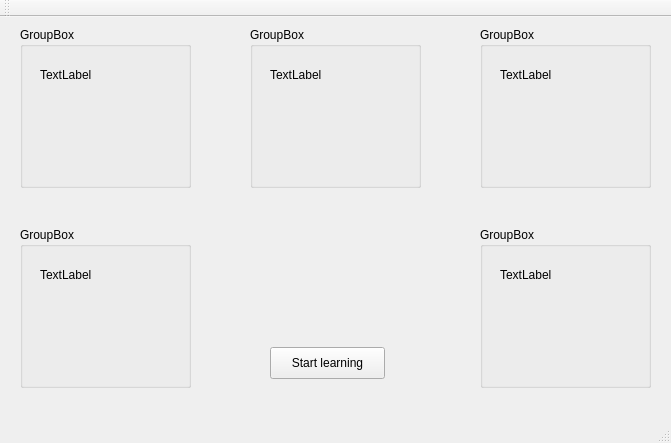
<?xml version="1.0" encoding="UTF-8"?>
<ui version="4.0">
 <class>MainWindow</class>
 <widget class="QMainWindow" name="MainWindow">
  <property name="geometry">
   <rect>
    <x>0</x>
    <y>0</y>
    <width>671</width>
    <height>443</height>
   </rect>
  </property>
  <property name="windowTitle">
   <string>MainWindow</string>
  </property>
  <widget class="QWidget" name="centralWidget">
   <widget class="QPushButton" name="pushButton">
    <property name="geometry">
     <rect>
      <x>270</x>
      <y>330</y>
      <width>115</width>
      <height>32</height>
     </rect>
    </property>
    <property name="text">
     <string>Start learning</string>
    </property>
   </widget>
   <widget class="QGroupBox" name="groupBox">
    <property name="geometry">
     <rect>
      <x>20</x>
      <y>10</y>
      <width>171</width>
      <height>161</height>
     </rect>
    </property>
    <property name="title">
     <string>GroupBox</string>
    </property>
    <widget class="QLabel" name="label">
     <property name="geometry">
      <rect>
       <x>20</x>
       <y>40</y>
       <width>91</width>
       <height>16</height>
      </rect>
     </property>
     <property name="text">
      <string>TextLabel</string>
     </property>
    </widget>
   </widget>
   <widget class="QGroupBox" name="groupBox_2">
    <property name="geometry">
     <rect>
      <x>250</x>
      <y>10</y>
      <width>171</width>
      <height>161</height>
     </rect>
    </property>
    <property name="title">
     <string>GroupBox</string>
    </property>
    <widget class="QLabel" name="label_2">
     <property name="geometry">
      <rect>
       <x>20</x>
       <y>40</y>
       <width>101</width>
       <height>16</height>
      </rect>
     </property>
     <property name="text">
      <string>TextLabel</string>
     </property>
    </widget>
   </widget>
   <widget class="QGroupBox" name="groupBox_3">
    <property name="geometry">
     <rect>
      <x>480</x>
      <y>10</y>
      <width>171</width>
      <height>161</height>
     </rect>
    </property>
    <property name="title">
     <string>GroupBox</string>
    </property>
    <widget class="QLabel" name="label_3">
     <property name="geometry">
      <rect>
       <x>20</x>
       <y>40</y>
       <width>81</width>
       <height>16</height>
      </rect>
     </property>
     <property name="text">
      <string>TextLabel</string>
     </property>
    </widget>
   </widget>
   <widget class="QGroupBox" name="groupBox_4">
    <property name="geometry">
     <rect>
      <x>20</x>
      <y>210</y>
      <width>171</width>
      <height>161</height>
     </rect>
    </property>
    <property name="title">
     <string>GroupBox</string>
    </property>
    <widget class="QLabel" name="label_4">
     <property name="geometry">
      <rect>
       <x>20</x>
       <y>40</y>
       <width>111</width>
       <height>16</height>
      </rect>
     </property>
     <property name="text">
      <string>TextLabel</string>
     </property>
    </widget>
   </widget>
   <widget class="QGroupBox" name="groupBox_5">
    <property name="geometry">
     <rect>
      <x>480</x>
      <y>210</y>
      <width>171</width>
      <height>161</height>
     </rect>
    </property>
    <property name="title">
     <string>GroupBox</string>
    </property>
    <widget class="QLabel" name="label_5">
     <property name="geometry">
      <rect>
       <x>20</x>
       <y>40</y>
       <width>91</width>
       <height>16</height>
      </rect>
     </property>
     <property name="text">
      <string>TextLabel</string>
     </property>
    </widget>
   </widget>
  </widget>
  <widget class="QMenuBar" name="menuBar">
   <property name="geometry">
    <rect>
     <x>0</x>
     <y>0</y>
     <width>671</width>
     <height>22</height>
    </rect>
   </property>
  </widget>
  <widget class="QToolBar" name="mainToolBar">
   <attribute name="toolBarArea">
    <enum>TopToolBarArea</enum>
   </attribute>
   <attribute name="toolBarBreak">
    <bool>false</bool>
   </attribute>
  </widget>
  <widget class="QStatusBar" name="statusBar"/>
 </widget>
 <layoutdefault spacing="6" margin="11"/>
 <resources/>
 <connections/>
</ui>
